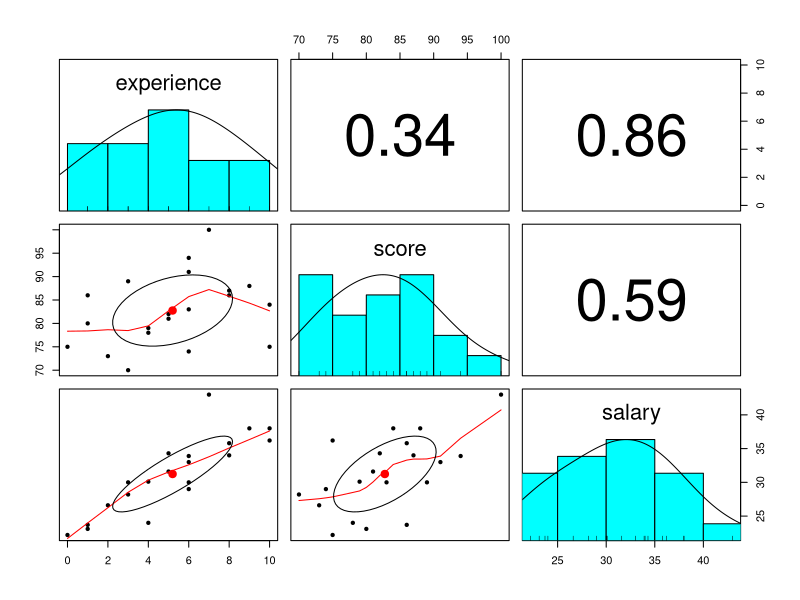
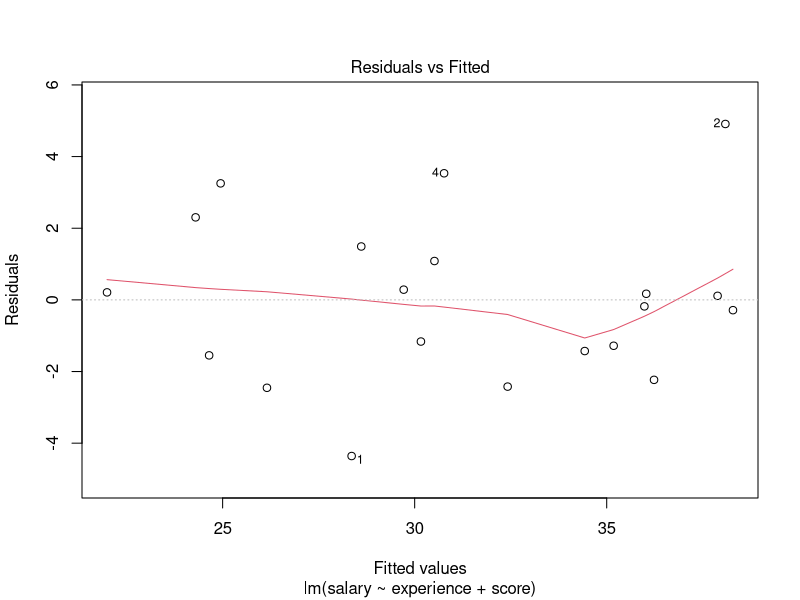
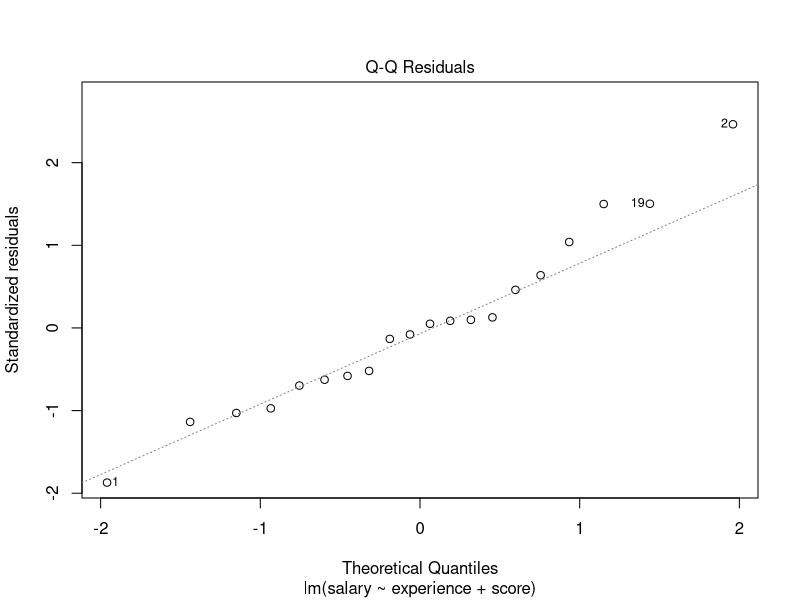
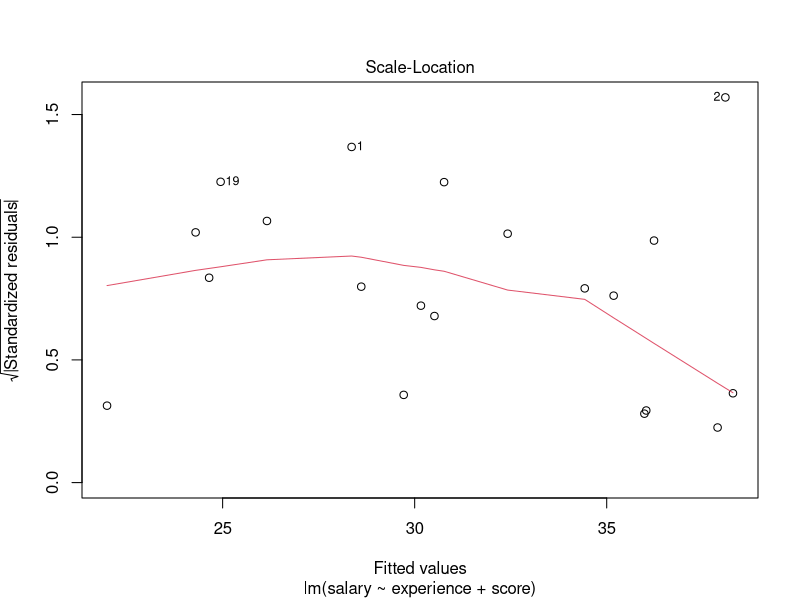
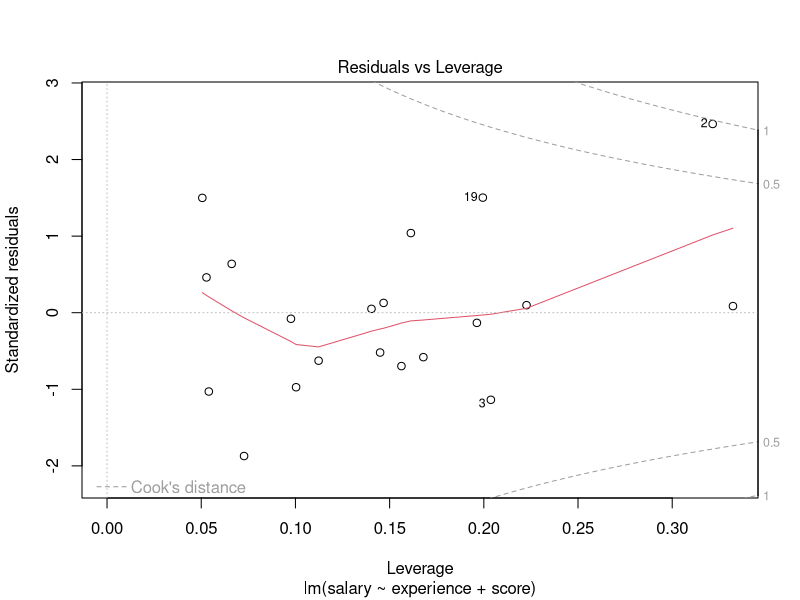
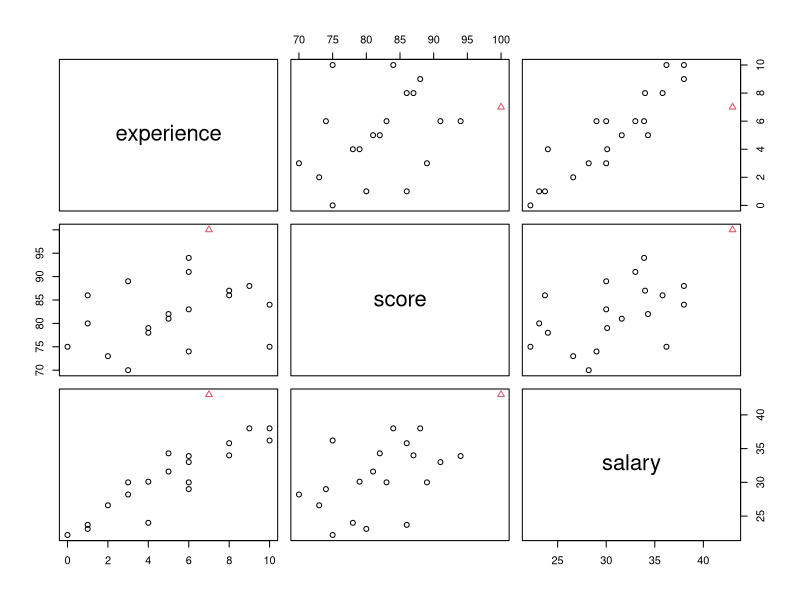
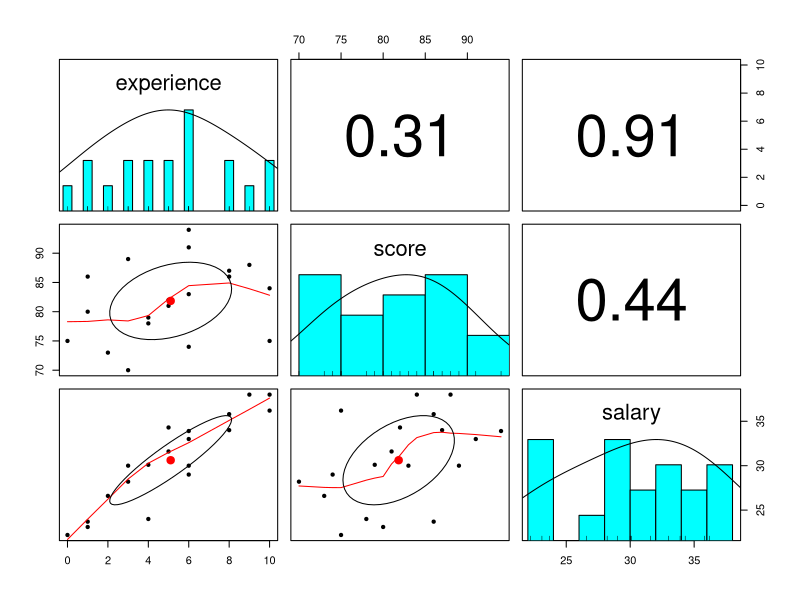
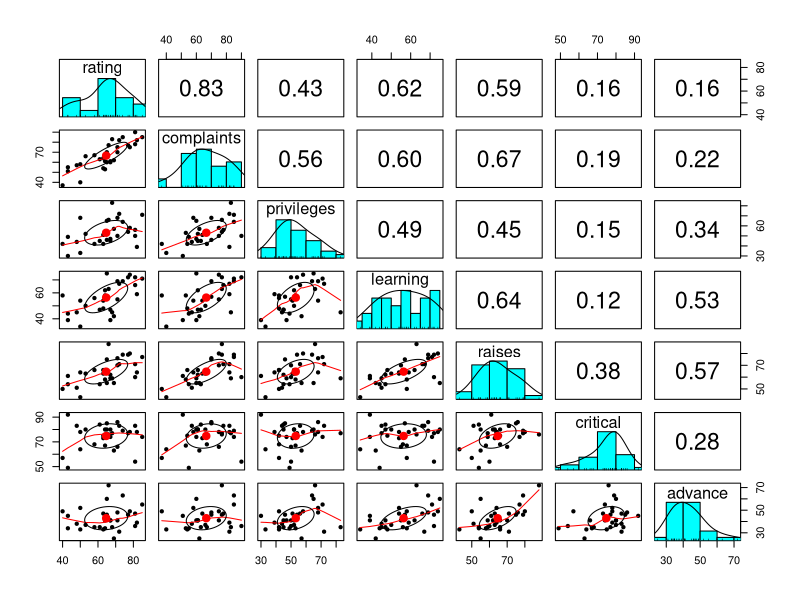

Write R code to recreate these figures, in order.
################################################################
#
# R을 활용한 통계분석
#
# 5. 다중회귀분석
#
################################################################

#---------------------------------------------------------------
# 다중회귀분석 (Multiple Regression Model)
#---------------------------------------------------------------

# programmer 20명
# salary가 experience(경력년수), score (직무적성검사성적)과 연관성을 갖는지 검증.
df <- read.csv("data/salary.csv")
head(df)
summary(df)

library(psych)
pairs.panels(df)    # salary ~ experience 상관계수 0.86

# 단순회귀 : 경력 증가시 연봉 증가 상관관계
model <- lm(salary ~ experience, data = df)
summary(model)

# 다중회귀 : 경력 증가시 적성검사 점수 증가로 인한 연봉 증가까지 포함된 관계
# experience ~ score 의 cor() = 0.34
# model <- lm(salary ~ ., data = df) 
model <- lm(salary ~ experience + score, data = df)
summary(model)

# 추정된 회귀식
# salary = 3.174 + 1.404 * experience + 0.251 * score

# b1 : b2(score)가 일정하다고 할 때, experience가 1년 증가하면 salary가 $1,404 증가할 것으로 기대된다.
# b2 : b1(experience)가 일정하다고 할 때, score가 1점 증가하면 salary가 $251 증가할 것으로 기대된다.


#---------------------------------------------------------------
# 다중회귀분석 결과 해석

# (1) Adjusted R-squared
# R-squared: 0.83 --> experience와 score가 salary 변동량의 83%를 설명한다.
# But, 설명변수 갯수가 증가하면 결정계수도 증가
# --> 설명변수 갯수에 대한 패널티 적용한 결정계수 = Adjusted R-squared

# (2) F-test
# H0 : b1 = b2 = ...... = bk = 0
# 종속변수와 모든 독립(설명)변수 집합간에 유의한 관계가 존재하는지 검정
# b0 는 큰 의미가 없다.

# (3) T-test
# H0 : bi = 0
# 각 개별 독립변수의 유의성 검정

# (4) 잔차분석 --> Residuals plot / Normal Q-Q plot / Leverage plot


#---------------------------------------------------------------
# 영향점이 있는 경우

plot(model)   # --> Leverage plot에서 2번째 자료가 이상치 & 영향점

dcolor <- rep(1, length(df$salary))
dcolor[2] = 2
pairs(df, col = dcolor, pch = dcolor)     # 2번 자료만 다르게 표시

# 영향점 제거는 주관적으로 판단하는 수밖에 없다.

df2 <- df[-2, ]         # 영향점 제거할 경우
pairs.panels(df2)       # salary ~ experience 상관계수 높아짐(0.91). 다른 상관계수는 낮아짐.
model2 <- lm(salary ~ experience + score, data = df2)
summary(model2)         # score 회귀계수가 유의하지 않다.


#---------------------------------------------------------------
# 추정과 예측

# 경력 5년, 적성검사성적 80점인 사람과 경력 10년, 성적 70점인 사람의 연봉 예측

# 평균 연봉의 95% 신뢰구간
predict(model, data.frame("experience" = c(5,10), "score" = c(80,70)), 
        interval = "confidence")

# 새로운 한 명에 대한 95% 예측구간
predict(model, data.frame("experience" = c(5,10), "score" = c(80,70)), 
        interval = "prediction")


#---------------------------------------------------------------
# 다중공선성 (Multicollinearity)
#---------------------------------------------------------------

# 독립변수들이 서로 높은 상관관계를 가지면 회귀계수의 정확한 추정이 어렵다.
# ---> 모형 선택 방법론을 적용하여 가장 적절한 변수를 선택할 수 있다.

# 30개 부서에서 부서당 35명의 직원 설문조사
# 데이터 숫자는 해당 질문에 긍정한 직원의 비율
attitude
round(cor(attitude),3)

pairs.panels(attitude)

# cor : complaints + learning = 0.597
# cor : complaints + raises = 0.669

plot(attitude[ , c("rating", "complaints", "learning")])

a <- lm(rating ~ complaints + learning, data = attitude)
summary(a)

# learning의 t-test p-value 값을 보면 유의하지 않다. 
# 하지만 rating과 상관관계가 없는 것이 아니다. 
# complaints 와의 상관관계도 있기 때문에 rating 변수에 대한 역할이 작아보일 뿐이다.


#---------------------------------------------------------------
# 모형 선택법 (Model Selection) = 설명변수 선택
#---------------------------------------------------------------

# *** 해당 업무분야에서 반드시 들어가야 하는 변수는 고정 !!!
# (1) Forward selection
# --- 가장 유의한 변수부터 하나씩 추가 (R-sq 기준)
# --- 변수값의 작은 변동에도 결과가 크게 달라져 안정성 부족

# (2) Backward selection
# --- 모든 변수를 넣고 가장 기여도가 낮은 것부터 하나씩 제거
# --- 전체 변수 정보를 이용하는 장점
# --- 변수의 갯수가 많은 경우 사용 어려움. 안정성 부족.

# (3) Stepwise selection
# --- Forward selection과 backward selection을 조합
# --- 새로운 변수 추가 후에 기존 변수의 중요도가 약화되면 그 변수 제거

# (4) All Subsets Regression
# --- 모든 가능한 모형을 비교하여 최적의 모형선택
# --- 여러 모형 중 최소 AIC, BIC, Mallow’s Cp 또는 최대 adjusted R-sq를 갖는 모형을 선택
# --- 모형의 복잡도에 벌점을 주는 방법. AIC (Akaike information criterion), BIC (Bayesian ...)


#---------------------------------------------------------------
# Backward selection

out <- lm(rating ~ ., attitude)
summary(out) 
anova(out)      # 각 회귀계수 t검정 p-value 기준 선별. critical 제거.

out2 <- lm(rating ~ . - critical, data = attitude)
summary(out2)
anova(out2)     # raises 제거

# Backward selection 자동화
backward <- step(out, direction = "backward", trace = T)

backward <- step(out, direction = "backward", trace = F)
backward        # 최종 선택된 회귀모형 : rating ~ complaints + learning
backward$anova  # critical, raises, privileges, advance 순으로 제거됨


#---------------------------------------------------------------
# Stepwise selection

both <- step(out, direction = "both", trace = F)
both
both$anova


#---------------------------------------------------------------
# All Subsets Regression

library(leaps)

leap <- regsubsets(rating ~ ., attitude, nbest = 5)   # size당 5개의 최적 모형 저장
summary(leap)

plot(leap)
plot(leap, scale = "adjr2") # adjusted r-squred 기준



#---------------------------------------------------------------
# practice 5
#---------------------------------------------------------------

# hotel margin prediction

data <- read.csv("data/laquinta.csv")
summary(data)
str(data)

# 자료의 산점도 확인
round( cor(data), 3)
pairs.panels(data)   # 설명변수간의 correlation도 낮다. 종속변수와도 낮다.

# 회귀모형
model <- lm(Margin ~ ., data)
summary(model)      # F-test 유의함. R-squared: 0.525. Distance, Enrollment 제외한 회귀계수 유의함.
plot(model)         # 잔차도 이상 없음

backward <- step(model, direction = "backward", trace = F)
backward

both <- step(model, direction = "both", trace = F)
both

# 최종 회귀모형 : Margin ~ Number + Nearest + Office.Space + Enrollment + Income
# Coefficients:
#     (Intercept)        Number       Nearest  Office.Space    Enrollment        Income  
#       37.128891     -0.007742      1.586923      0.019576      0.196385      0.421411 


# 다음 조건을 가진 한 지역의 Margin을 95% 신뢰구간으로 예측
new <- data.frame("Number" = 3815, "Nearest" = 0.9, "Office.Space" = 476, 
                  "Enrollment" = 24.5, "Income" = 35, "Distance" = 11.2)
new
predict(model, new, interval = "prediction")


# BIC 값을 최소로 하는 설명변수의 조합을 찾아 회귀식을 추정
regsub <- regsubsets(Margin ~ ., data, nbest = 5)
plot(regsub)   # 최종 회귀모형 : Margin ~ Number + Nearest + Office.Space + Income
plot(regsub, scale="adjr2")
